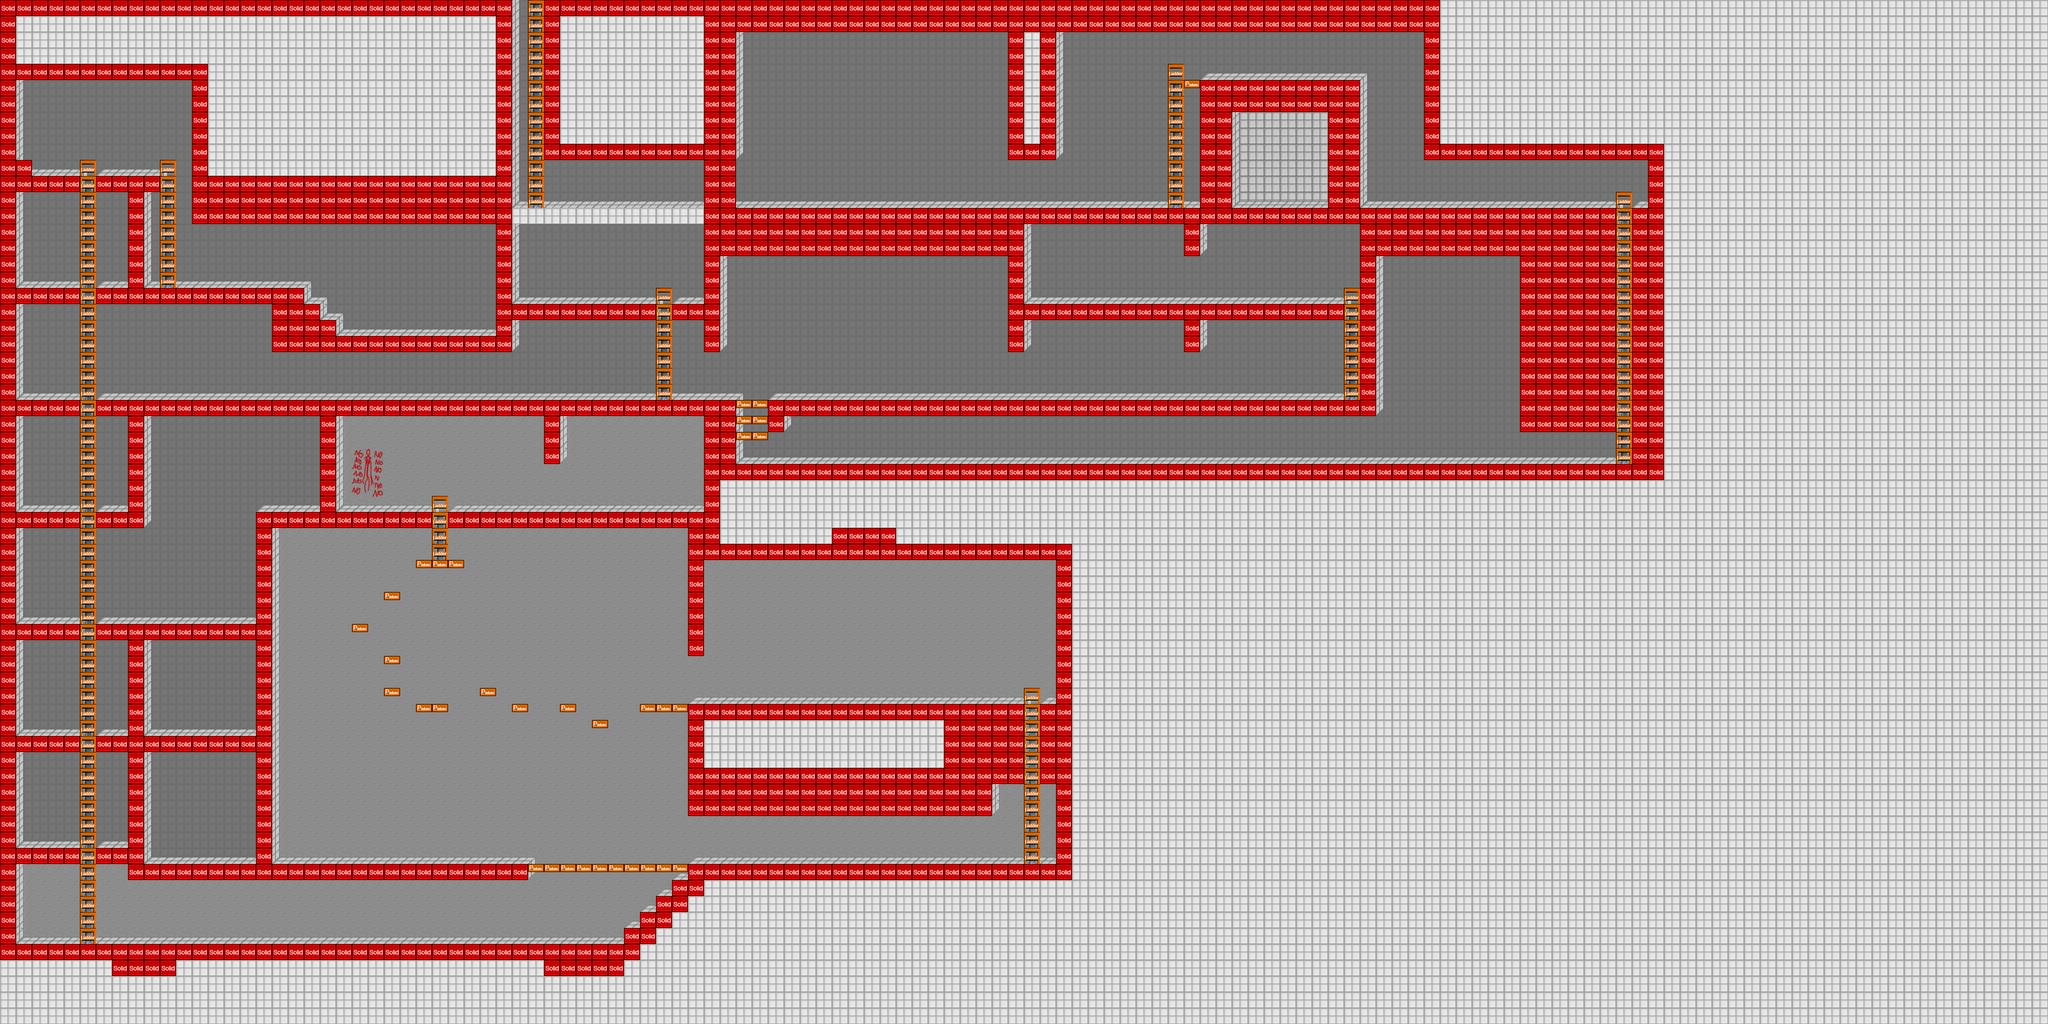

A level layout from a 2D game, rendered from its tile map. Below: a short description, then the map file with tile-grid data replaced by summaries:
An orthogonal 128x64 tile map with 32x32 px tiles, 4 tile layers (background_0, background_1, background_2, collision), 2 tilesets and 46 objects (13x TriggerEntity, 12x TextEntity, 9x DoorEntity, 5x LightEntity, 2x EnemyEntity, ...).

<map version="1.0" orientation="orthogonal" width="128" height="64" tilewidth="32" tileheight="32">
 <properties>
  <property name="background_color" value="#bbb" />
 </properties>
 <tileset firstgid="1" name="meta" tilewidth="32" tileheight="32">
  <properties>
   <property name="type" value="solid" />
  </properties>
  <image source="../img/meta.png" width="160" height="32" />
  <tile id="0">
   <properties>
    <property name="type" value="solid" />
   </properties>
  </tile>
  <tile id="1">
   <properties>
    <property name="type" value="platform" />
   </properties>
  </tile>
  <tile id="2">
   <properties>
    <property name="type" value="lslope" />
   </properties>
  </tile>
  <tile id="3">
   <properties>
    <property name="type" value="rslope" />
   </properties>
  </tile>
  <tile id="4">
   <properties>
    <property name="type" value="ladder" />
   </properties>
  </tile>
 </tileset>
 <tileset firstgid="6" name="tiles" tilewidth="32" tileheight="32">
  <image source="../img/tiles.png" width="512" height="512" />
 </tileset>
 <layer name="background_0" width="128" height="64">
  <data>[8192 cells, 8192 non-empty, 4 distinct tile ids]</data>
 </layer>
 <layer name="background_1" width="128" height="64">
  <data>[8192 cells, 676 non-empty, 6 distinct tile ids]</data>
 </layer>
 <layer name="background_2" width="128" height="64">
  <data>[8192 cells, 181 non-empty, 14 distinct tile ids]</data>
 </layer>
 <objectgroup name="entities" width="128" height="64">
  <object name="EnemyEntity" x="2560" y="320" width="32" height="64" />
  <object name="TextEntity" x="1632" y="352" width="32" height="64">
   <properties>
    <property name="text" value="Welcome to Whitecliff Laborotories, the leaders in advanced bioengineering." />
   </properties>
  </object>
  <object name="TextEntity" x="1952" y="352" width="32" height="64">
   <properties>
    <property name="text" value="CAUTION: You are now entering a secure quarantined area." />
   </properties>
  </object>
  <object name="TextEntity" x="2272" y="352" width="32" height="64">
   <properties>
    <property name="text" value="Here you can see our main experiment, a human specimen that has undergone accelerated evolution to become a new kind of intelligent being. We call it &quot;Project Species&quot;." />
   </properties>
  </object>
  <object name="TriggerEntity" x="3040" y="864" width="64" height="64">
   <properties>
    <property name="onceTrigger" value="me.game.lighting.enabled = true; me.game.getEntityByGUID('mainPlayer').light.enabled = true; me.audio.play('close');" />
   </properties>
  </object>
  <object name="TextEntity" x="2880" y="864" width="32" height="64">
   <properties>
    <property name="text" value="Can you hear me? It looks like we've had a power outage, you're going to have to find the power controls." />
   </properties>
  </object>
  <object name="TextEntity" x="1600" y="736" width="32" height="64">
   <properties>
    <property name="text" value="You need to go through the door to the left, but it looks like you'll have to find a way to open it first." />
   </properties>
  </object>
  <object name="DoorEntity" x="2016" y="320" width="32" height="96">
   <properties>
    <property name="GUID" value="door0" />
   </properties>
  </object>
  <object name="DoorEntity" x="2080" y="320" width="32" height="96">
   <properties>
    <property name="GUID" value="door1" />
   </properties>
  </object>
  <object name="LightEntity" x="1632" y="512" width="32" height="32">
   <properties>
    <property name="width" value="100" />
   </properties>
  </object>
  <object name="LightEntity" x="1856" y="512" width="32" height="32">
   <properties>
    <property name="width" value="100" />
   </properties>
  </object>
  <object name="LightEntity" x="2176" y="448" width="64" height="32">
   <properties>
    <property name="width" value="150" />
   </properties>
  </object>
  <object name="TriggerEntity" x="1984" y="352" width="96" height="64">
   <properties>
    <property name="postTrigger" value="this.target.open = false;" />
    <property name="preTrigger" value="this.target.open = true;" />
    <property name="target" value="door0" />
   </properties>
  </object>
  <object name="TriggerEntity" x="2048" y="352" width="96" height="64">
   <properties>
    <property name="postTrigger" value="this.target.open = false;" />
    <property name="preTrigger" value="this.target.open = true;" />
    <property name="target" value="door1" />
   </properties>
  </object>
  <object name="DoorEntity" x="2016" y="704" width="32" height="96">
   <properties>
    <property name="GUID" value="door2" />
   </properties>
  </object>
  <object name="DoorEntity" x="1408" y="704" width="32" height="96">
   <properties>
    <property name="GUID" value="door5" />
   </properties>
  </object>
  <object name="DoorEntity" x="2368" y="704" width="32" height="96">
   <properties>
    <property name="GUID" value="door3" />
   </properties>
  </object>
  <object name="TriggerEntity" x="1984" y="736" width="96" height="64">
   <properties>
    <property name="postTrigger" value="this.target.open = false;" />
    <property name="preTrigger" value="this.target.open = true;" />
    <property name="target" value="door2" />
   </properties>
  </object>
  <object name="TriggerEntity" x="2336" y="736" width="96" height="64">
   <properties>
    <property name="postTrigger" value="this.target.open = false;" />
    <property name="preTrigger" value="this.target.open = true;" />
    <property name="target" value="door3" />
   </properties>
  </object>
  <object name="DoorEntity" x="2368" y="512" width="32" height="96">
   <properties>
    <property name="GUID" value="door4" />
   </properties>
  </object>
  <object name="TriggerEntity" x="2336" y="544" width="96" height="64">
   <properties>
    <property name="postTrigger" value="this.target.open = false;" />
    <property name="preTrigger" value="this.target.open = true;" />
    <property name="target" value="door4" />
   </properties>
  </object>
  <object name="TextEntity" x="2144" y="544" width="32" height="64">
   <properties>
    <property name="text" value="Opening door..." />
   </properties>
  </object>
  <object name="SpawnEntity" x="3008" y="832" width="32" height="96">
   <properties>
    <property name="GUID" value="spawn0" />
    <property name="entityType" value="EnemyEntity" />
   </properties>
  </object>
  <object name="TriggerEntity" x="2592" y="864" width="32" height="64">
   <properties>
    <property name="onceTrigger" value="this.target.spawn()" />
    <property name="target" value="spawn0" />
   </properties>
  </object>
  <object name="TriggerEntity" x="512" y="736" width="96" height="64">
   <properties>
    <property name="postTrigger" value="this.target.open = false;" />
    <property name="preTrigger" value="this.target.open = true;" />
    <property name="target" value="door6" />
   </properties>
  </object>
  <object name="DoorEntity" x="544" y="704" width="32" height="96">
   <properties>
    <property name="GUID" value="door6" />
   </properties>
  </object>
  <object name="TriggerEntity" x="960" y="736" width="96" height="64">
   <properties>
    <property name="postTrigger" value="this.target.open = false;" />
    <property name="preTrigger" value="this.target.open = true;" />
    <property name="target" value="door7" />
   </properties>
  </object>
  <object name="DoorEntity" x="992" y="704" width="32" height="96">
   <properties>
    <property name="GUID" value="door7" />
   </properties>
  </object>
  </objectgroup>
 <layer name="collision" width="128" height="64">
  <data>[8192 cells, 1441 non-empty, 3 distinct tile ids]</data>
 </layer>
 <objectgroup name="lighting" width="128" height="64">
  <!-- 4 objects omitted --></objectgroup>
</map>
<!-- 18 of 46 objects omitted -->
